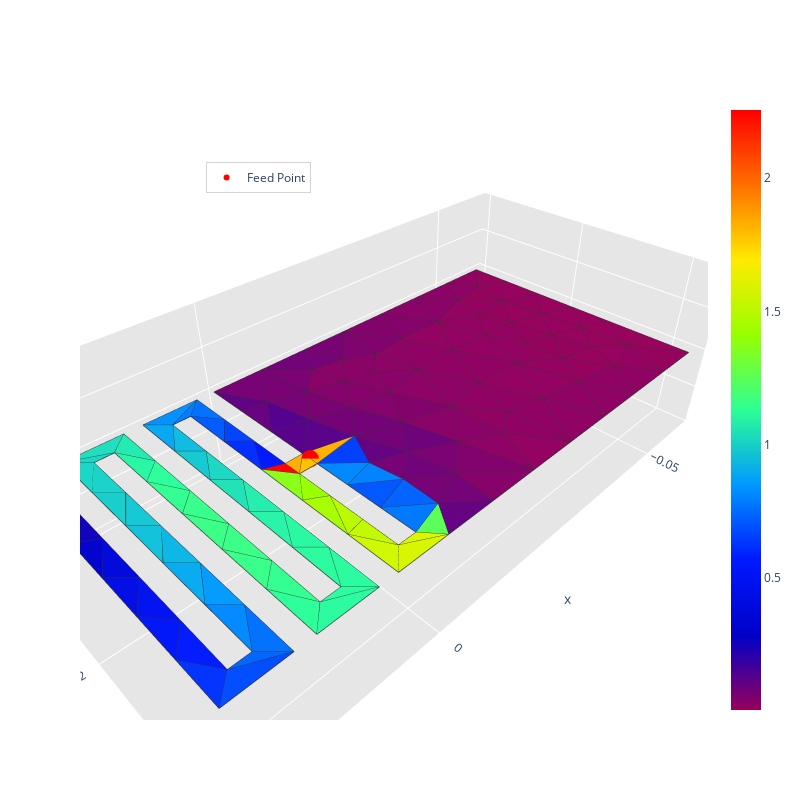
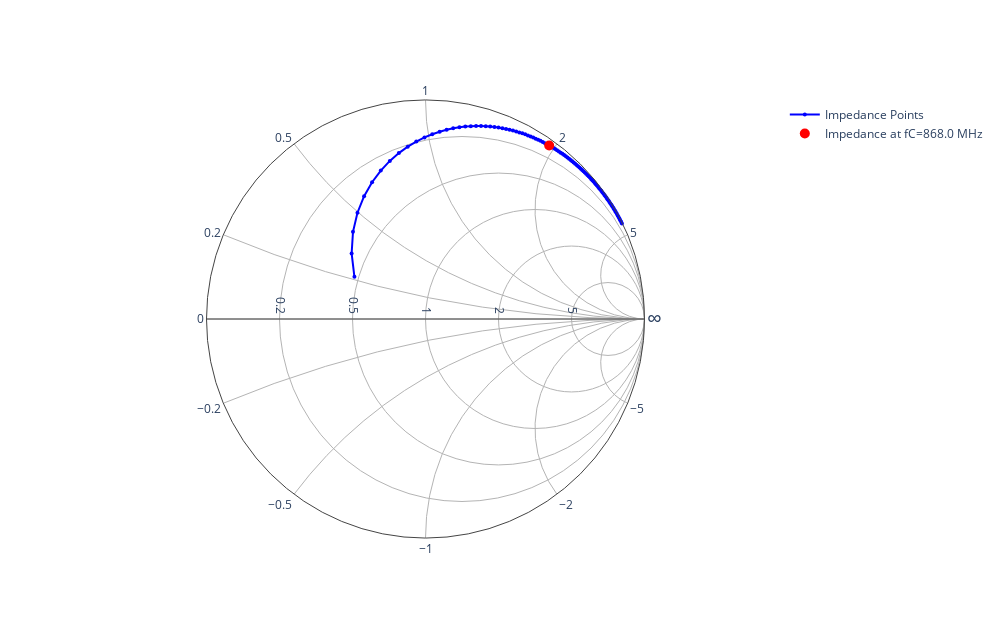
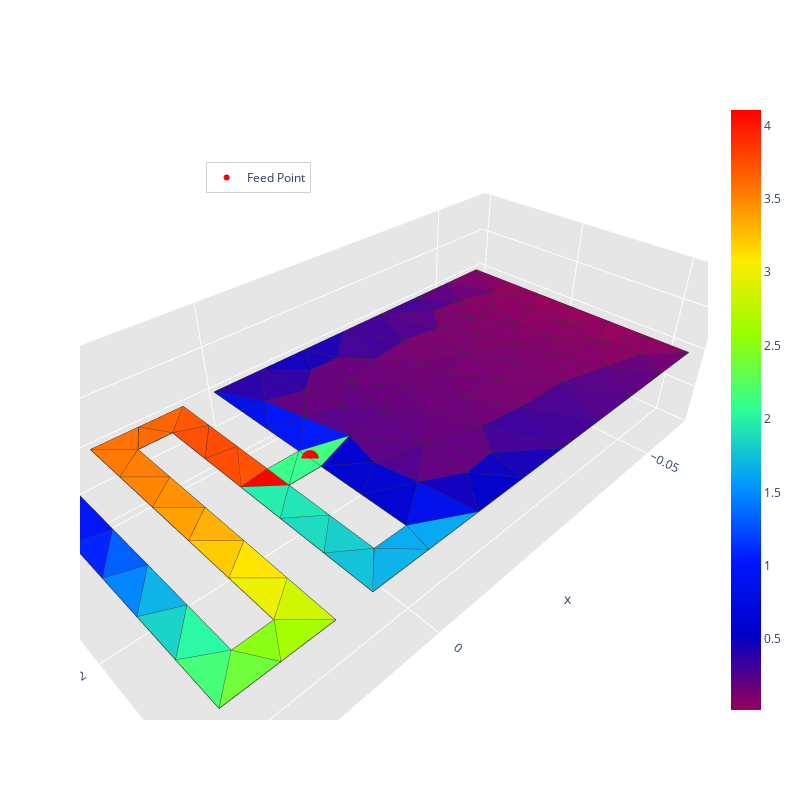
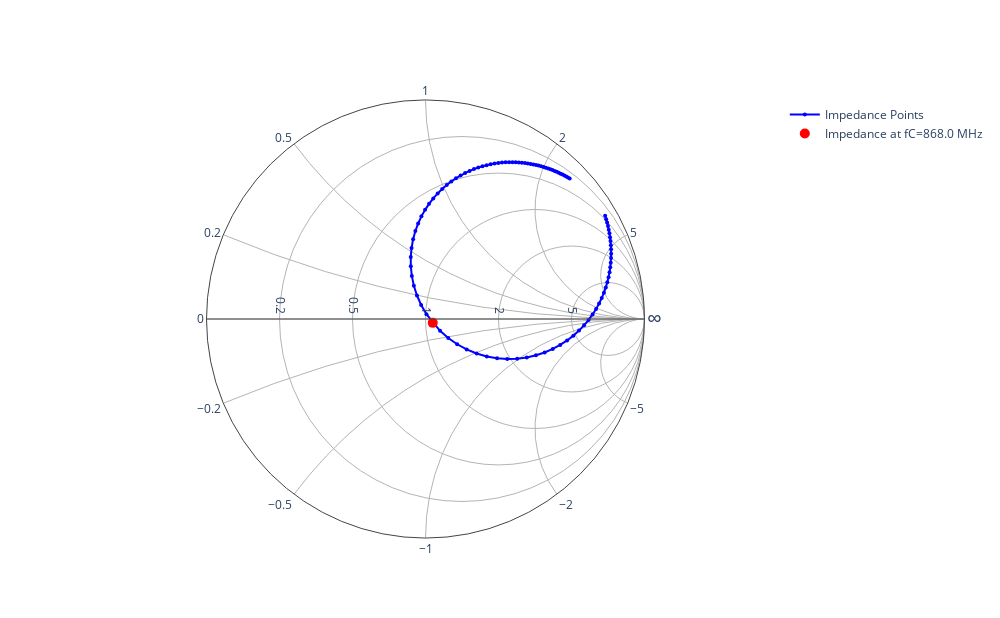

The notebook cell saved with these charts, in order:
### Code cell
optimize_ifa(ifa_meander_msh, ifa_meander_mat,
             frequencies, fC, fLow, fHigh, nPoints, fc_index,
             a, b, largeur_piste, distance_meandre, feed, feed_point, x_t, y_t, save_mesh_folder, mesh_name, mesh_size)
